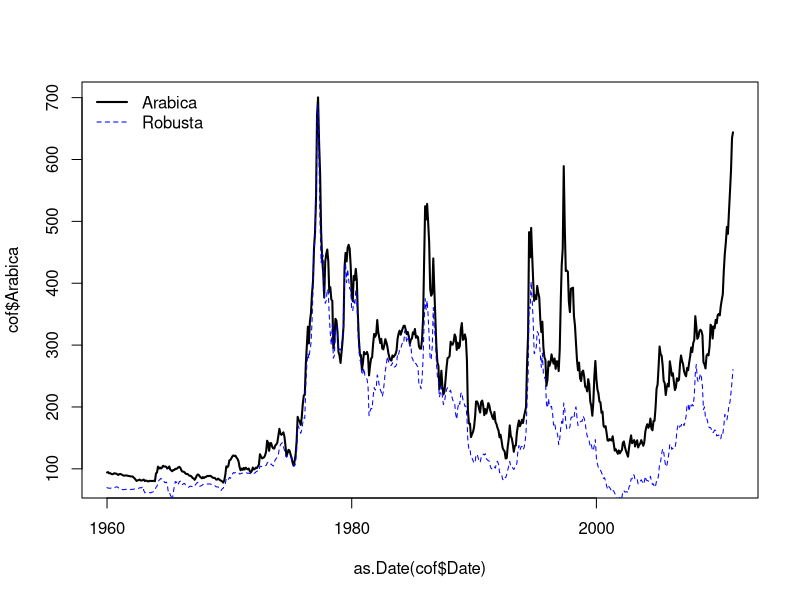
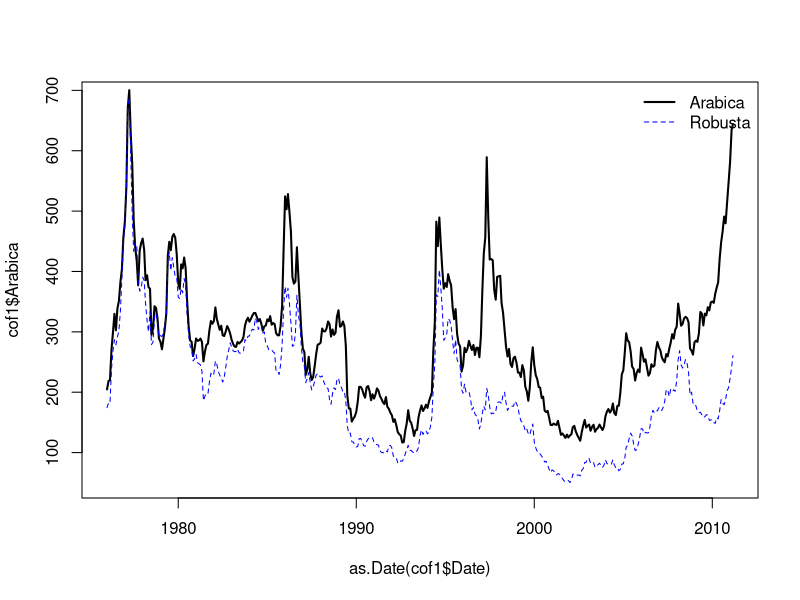
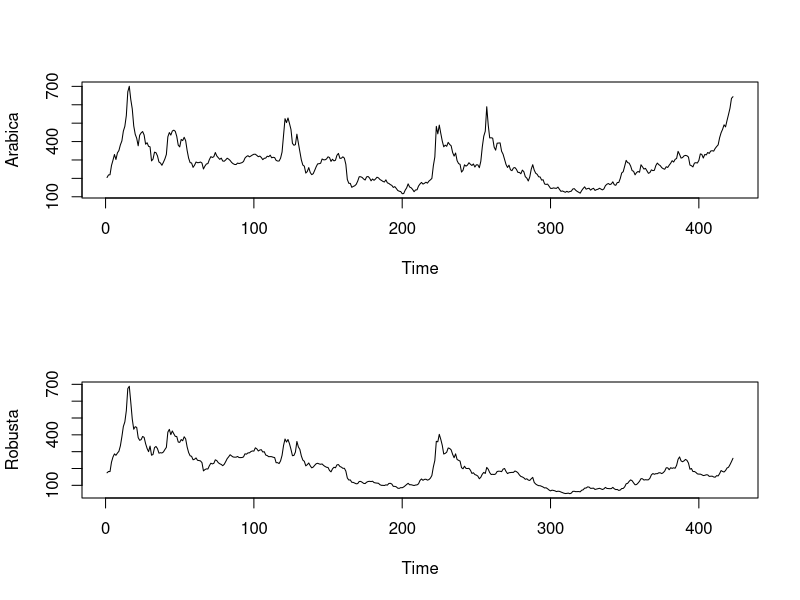
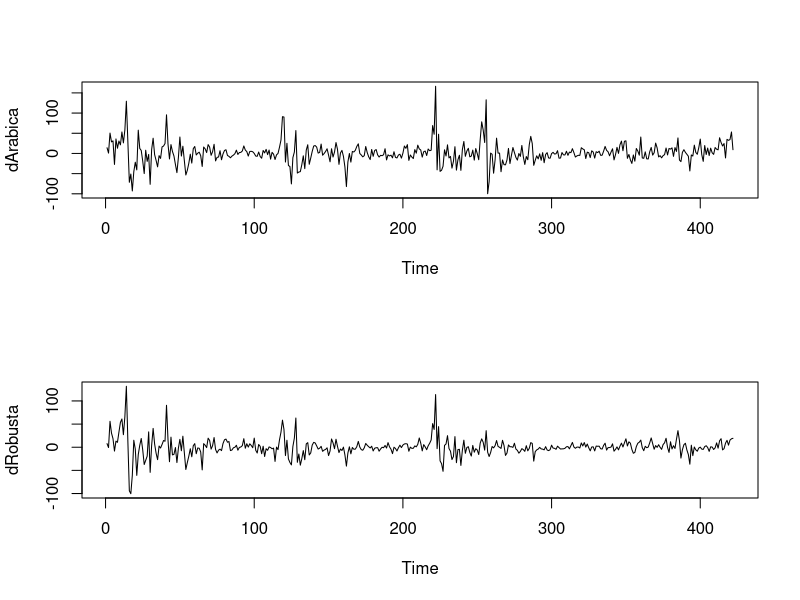

Source code (R) for these figures, in order: (Note: this script raises an error after producing the figures.)
#Data from
#https://www.r-bloggers.com/chicken-or-the-egg-granger-causality-for-the-masses/


#Model 1 is the unrestricted model that includes the Granger-causal terms.
#Model 2 is the restricted model where the Granger-causal terms are omitted.
#The test is a Wald test that assesses whether using the restricted Model 2 in place of Model 1 makes statistical sense (roughly speaking).

#You interpret the results as follows:
  
#if Pr(>F)<α<α (where αα is your desired level of significance), you reject the null hypothesis of no Granger causality. This indicates that Model 2 is too restrictive as compared with Model 1.
#If the inequality is reversed, you do not reject the null hypothesis as the richer Model 1 is preferred to the restricted Model 2.

#Note: A more precise statement would be we are checking to see if including xx is useful for predicting yy when yy's own history is already being used for prediction. That is, do not miss the fact the xx has to be useful beyond (or extra to) the own history of yy.
setwd("C:/Users/Christopher/Documents/Projects/GitHub R/ARIMA_Projects/")
#rm(list=ls())

library(forecast)

#Load data
cof = read.csv("Coffee_Data.csv", header=T, sep=",")
names(cof)

#Adjust Date format
cof["Date"] =paste(sub("M","-",cof$Date),"-01",sep="")

#Visualize
plot(as.Date(cof$Date),cof$Arabica,type="l",col="black",lwd=2)
lines(as.Date(cof$Date),cof$Robusta,col="blue",lty=2,lwd=1)
legend("topleft",c("Arabica","Robusta"),col=c("black","blue"),lty=c(1,2),lwd=c(2,1),bty="n")

#Possible structural break in 1970s. Therefore only values from 1976:01 onwards are regarded
cof1 = cof[193:615,]

#Visualize
plot(as.Date(cof1$Date),cof1$Arabica,type="l",col="black",lwd=2,ylim=range(cof1$Robusta))
lines(as.Date(cof1$Date),cof1$Robusta,col="blue",lty=2,lwd=1)
legend("topright",c("Arabica","Robusta"),col=c("black","blue"),lty=c(1,2),lwd=c(2,1),bty="n")


head(cof1)

attach(cof1)
# plot the time series
par(mfrow=c(2,1))
plot.ts(Arabica)
plot.ts(Robusta)

# test for unit root and number of differences required, you can also test for seasonality with nsdiffs

ndiffs(Arabica, alpha=0.05, test= c("kpss"))
ndiffs(Robusta, alpha=0.05, test= c("kpss"))

#differenced time series
dArabica <- diff(Arabica) #order = 1 by default
dRobusta <- diff(Robusta)
plot.ts(dArabica)
plot.ts(dRobusta)

#do Arabica granger cause Robusta?
grangertest(dRobusta ~ dArabica, order=4)


#do Robusta granger cause Arabica?
grangertest(dArabica ~ dRobusta, order=4)


# It seems that Arabica Granger-causes Robusta prices, but not the other way around.
